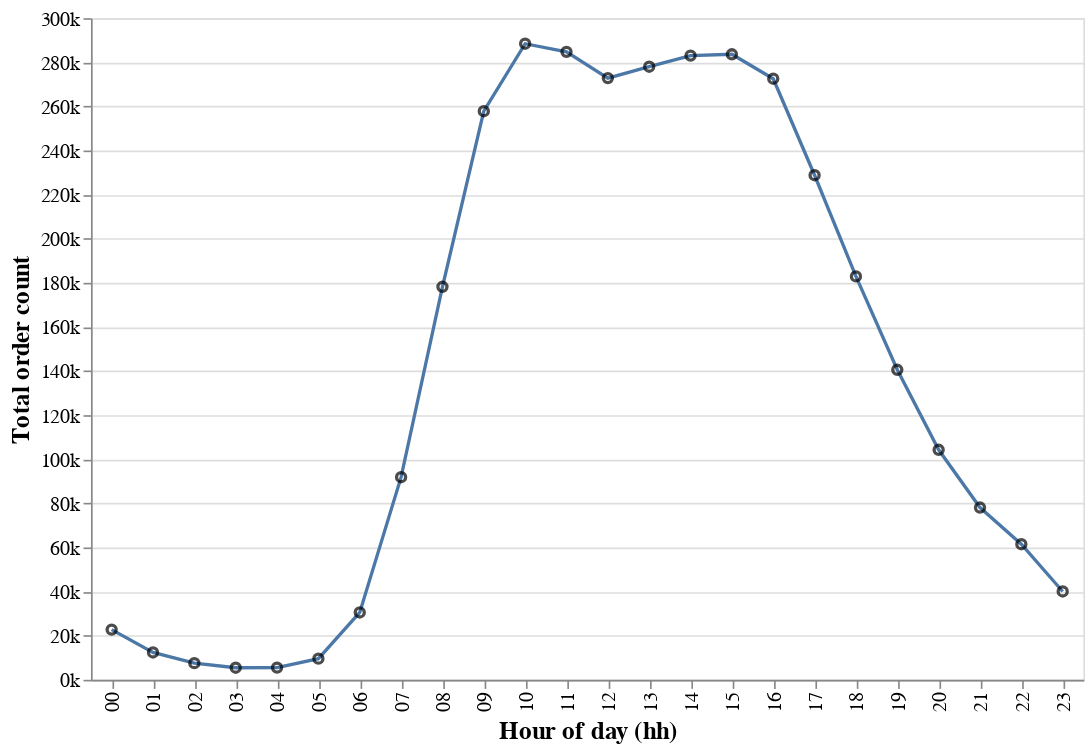

Source (notebook cell):
### Code cell
busiest_orders_hours_line = (alt.Chart(busiest_orders_hours).encode(x = alt.X('order_hour_of_day', 
                                                                              title='Hour of day (hh)'),
                                                                    y = alt.Y('count', axis = alt.Axis(format='s'), 
                                                                              title = 'Total order count'),
                                                                    tooltip = 'count')
                                                            .mark_line()).properties(width = 600, height = 400)
busiest_orders_hours_chart = (busiest_orders_hours_line + busiest_orders_hours_line.mark_point(color = 'black')).configure_axis(labelFontSize=12, titleFontSize = 15)

busiest_orders_hours_chart

### Figure 1 — Vega-Lite specification as saved in the notebook (floating-point values rounded to 4 significant figures)
{"config": {"view": {"continuousWidth": 400, "continuousHeight": 300}, "axis": {"labelFontSize": 12, "titleFontSize": 15}}, "layer": [{"mark": "line", "encoding": {"tooltip": {"field": "count", "type": "quantitative"}, "x": {"field": "order_hour_of_day", "title": "Hour of day (hh)", "type": "nominal"}, "y": {"axis": {"format": "s"}, "field": "count", "title": "Total order count", "type": "quantitative"}}, "height": 400, "width": 600}, {"mark": {"type": "point", "color": "black"}, "encoding": {"tooltip": {"field": "count", "type": "quantitative"}, "x": {"field": "order_hour_of_day", "title": "Hour of day (hh)", "type": "nominal"}, "y": {"axis": {"format": "s"}, "field": "count", "title": "Total order count", "type": "quantitative"}}, "height": 400, "width": 600}], "data": {"name": "data-b7b0c1c98ade1e4619f524ea2f6b51f6"}, "$schema": "https://vega.github.io/schema/vega-lite/v4.17.0.json", "datasets": {"data-b7b0c1c98ade1e4619f524ea2f6b51f6": [{"order_hour_of_day": "07", "count": 91868}, {"order_hour_of_day": "15", "count": 283639}, {"order_hour_of_day": "11", "count": 284728}, {"order_hour_of_day": "01", "count": 12398}, {"order_hour_of_day": "22", "count": 61468}, {"order_hour_of_day": "16", "count": 272553}, {"order_hour_of_day": "18", "count": 182912}, {"order_hour_of_day": "00", "count": 22758}, {"order_hour_of_day": "17", "count": 228795}, {"order_hour_of_day": "09", "count": 257812}, {"order_hour_of_day": "05", "count": 9569}, {"order_hour_of_day": "19", "count": 140569}, {"order_hour_of_day": "23", "count": 40043}, {"order_hour_of_day": "08", "count": 178201}, {"order_hour_of_day": "03", "count": 5474}, {"order_hour_of_day": "02", "count": 7539}, {"order_hour_of_day": "06", "count": 30529}, {"order_hour_of_day": "20", "count": 104292}, {"order_hour_of_day": "10", "count": 288418}, {"order_hour_of_day": "12", "count": 272841}, {"order_hour_of_day": "04", "count": 5527}, {"order_hour_of_day": "13", "count": 277999}, {"order_hour_of_day": "14", "count": 283042}, {"order_hour_of_day": "21", "count": 78109}]}}
